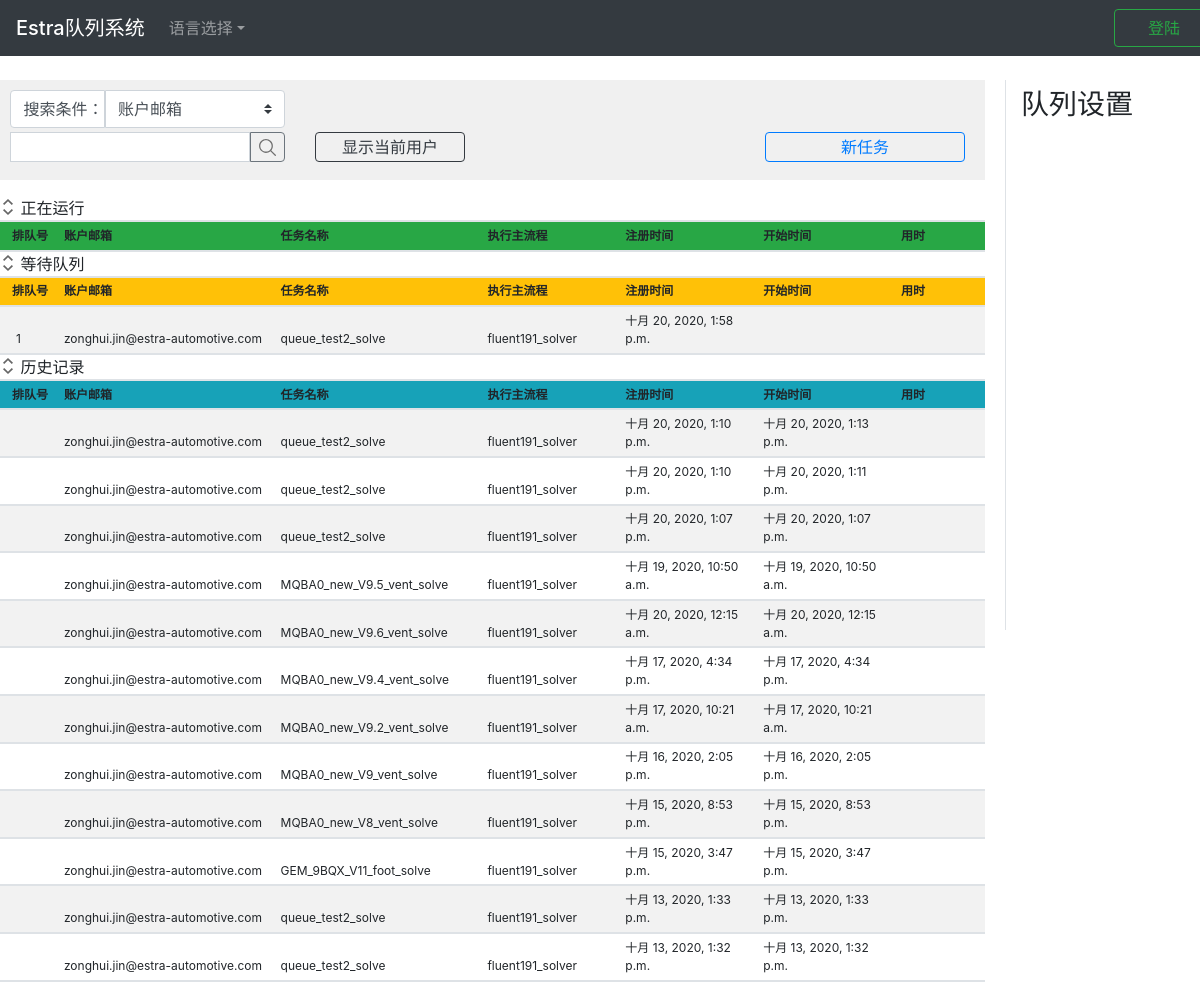
The app's page /, older data.
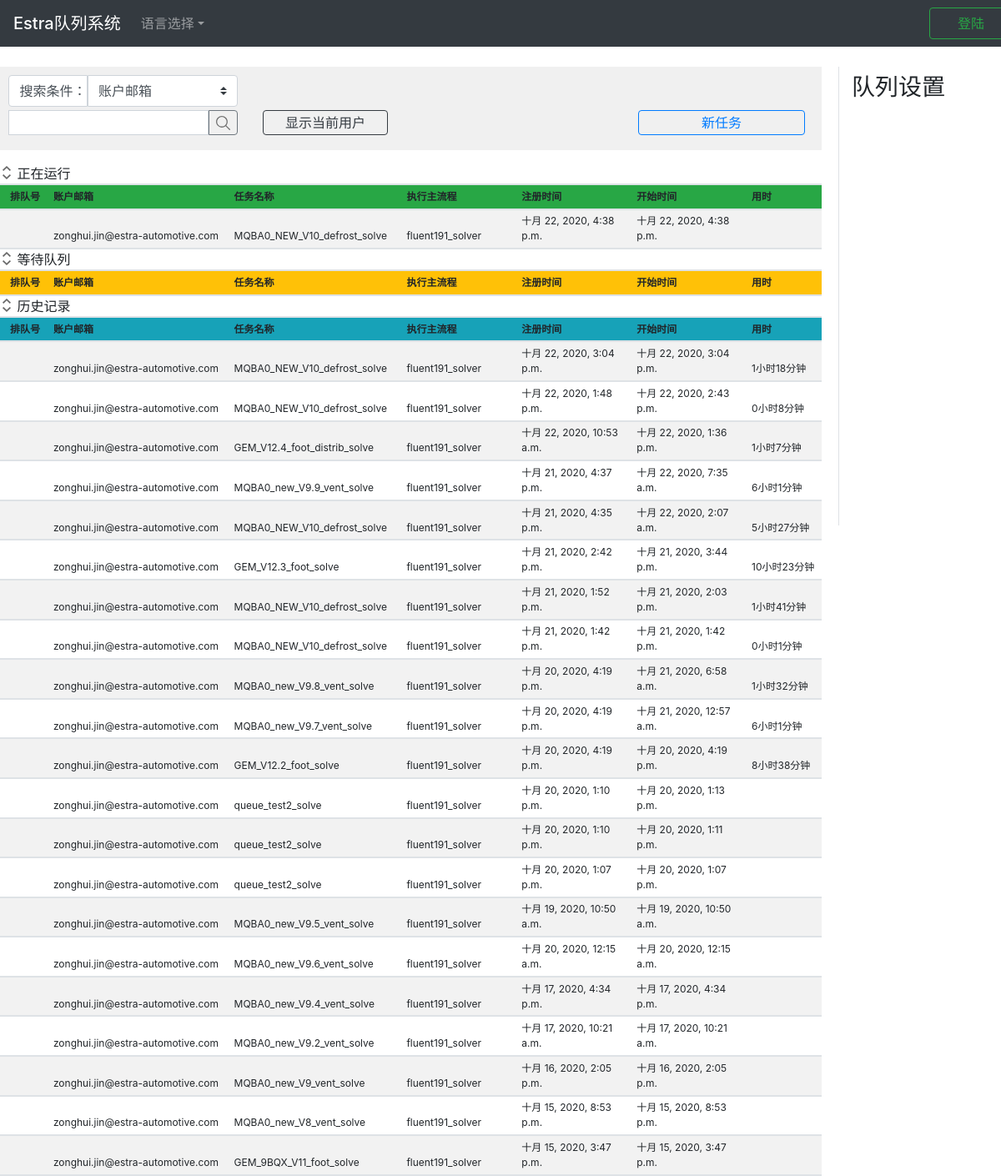
The same page, newer data.
### app_queue/models.py (models this page shows, shortened)
class WaitList(models.Model):
    objects = models.Manager()                  # for reminder purpose
    id = models.AutoField('ID', primary_key=True)
    order_id = models.IntegerField('队列ID', unique=False)
    account_email = models.EmailField('账户邮箱', )
    sender_address = models.CharField('请求者地址', max_length=64)
    exec_app = models.CharField('执行主流程', max_length=128)
    mission_name = models.CharField('任务名称', max_length=64)
    mission_data = models.TextField('任务详情', )
    register_time = models.DateTimeField('注册时间', auto_now_add=True)
    start_time = models.CharField('开始时间', blank=True, default='', max_length=64)
    used_time = models.CharField('用时', max_length=64, blank=True, default='')
    def short_mission_data(self):
        """
        if the mission data is too long, it will only show 30 bytes.
        :return:
        """
        if len(str(self.mission_data)) > 30:
            return '{}...'.format(str(self.mission_data)[0:29])
        else:
            return str(self.mission_data)
    short_mission_data.allow_tags = True
    short_mission_data.short_description = '任务详情'
    class Meta:
        ordering = ["order_id"]
        verbose_name = "等待队列"
        verbose_name_plural = "等待队列"

class HistoryList(models.Model):
    objects = models.Manager()
    id = models.AutoField('ID', primary_key=True)
    order_id = models.CharField('队列ID', blank=True, default='', max_length=16)
    account_email = models.EmailField('账户邮箱', )
    sender_address = models.CharField('请求者地址', max_length=64)
    exec_app = models.CharField('执行主流程', max_length=128)
    mission_name = models.CharField('任务名称', max_length=64)
    mission_data = models.TextField('任务详情', )
    register_time = models.DateTimeField('注册时间')
    start_time = models.DateTimeField('开始时间')
    used_time = models.CharField('用时', max_length=64)
    def short_mission_data(self):
        if len(str(self.mission_data)) > 30:
            return '{}...'.format(str(self.mission_data)[0:29])
        else:
            return str(self.mission_data)
    short_mission_data.allow_tags = True
    short_mission_data.short_description = '任务详情'
    class Meta:
        ordering = ["-id"]
        verbose_name = "历史记录队列"
        verbose_name_plural = "历史记录队列"

class RunningList(models.Model):
    objects = models.Manager()
    id = models.AutoField('ID', primary_key=True)
    order_id = models.CharField('队列ID', blank=True, default='', max_length=16)
    account_email = models.EmailField('账户邮箱', )
    sender_address = models.CharField('请求者地址', max_length=64)
    exec_app = models.CharField('执行主流程', max_length=128)
    mission_name = models.CharField('任务名称', max_length=64)
    mission_data = models.TextField('任务详情', )
    register_time = models.DateTimeField('注册时间')
    start_time = models.DateTimeField('开始时间', auto_now_add=True)
    used_time = models.CharField('用时', max_length=64, blank=True, default='')
    def short_mission_data(self):
        if len(str(self.mission_data)) > 30:
            return '{}...'.format(str(self.mission_data)[0:29])
        else:
            return str(self.mission_data)
    short_mission_data.allow_tags = True
    short_mission_data.short_description = '任务详情'
    class Meta:
        ordering = ["start_time"]
        verbose_name = "正在计算队列"
        verbose_name_plural = "正在计算队列"

### app_queue/views.py (the view)
# urls.py: path(r'', views.index),
def index(request):
    user_name = request.session.get('user_name')
    user_name_short = ''
    user_auth = request.session.get('authorization')
    is_login = False
    if user_name:
        print('user %s already logged in' % user_name)
        is_login = True
        user_name_short = user_name.split('.')[0]
    main_apps = os.listdir('server_app')
    extend_apps_dict = {}
    for i, app in enumerate(main_apps):
        extend_apps_list = []
        file_list = os.listdir('server_app/%s' % app)
        for file in file_list:
            if file.startswith('extend_'):
                app_name = file.replace('extend_', '')
                extend_apps_list.append(app_name)
        extend_apps_dict[app] = extend_apps_list
    parameters = {
        'error_info': '',
        'user_name_short': user_name_short,
        'user_name': user_name,
        'user_auth': user_auth,
        'is_login': is_login,
        'queue_pause': queue_pause[0],
        'main_apps': main_apps,
        'extend_apps_dict': extend_apps_dict,
    }
    for list_name, obj in list_obj.items():
        missions = obj.all()
        mission_number = missions.count()
        if mission_number > 20:
            missions = missions[:21]
        parameters[list_name] = missions
    return render(request, 'index.html', parameters)

### app_queue/templates/index.html (shortened to what this page needs)
{% extends 'base.html' %}
{% load static %}
{% block css %}
<link href="{% static 'css/index2.css' %}" rel="stylesheet"/>{% endblock %}
{% block login_info %}
    {% if is_login == True %}
        <div class="text-whit text-success btn user_info">Welcome {{user_name_short}}</div>
        <a id="btn_logout" href="/logout"
           class="btn btn-outline-success btn_sign_up">注销
        </a>
    {% else %}
        <button type="button" id="btn_login" data-toggle="modal" data-target="#modal_login"
                class="btn btn-outline-success btn_sign_up">登陆
        </button>
    {% endif %}
{% endblock %}
{% block content %}
<div class="block_content_left ">
    <div class="block_control">
        <div class="input-group-prepend">
            <div class="search_tip">搜索条件：</div>
            <div class="">
                <select class="custom-select select_condition" id="search_condition">
                    <option selected value="2">账户邮箱</option>
                </select>
            </div>
        </div>
        <div class="input-group mb-3 mt-1">
            <input type="text" class="form-control input_search" id="input_search_key">
            <button class="btn btn-outline-secondary btn_search " type="button" id="btn_search"></button>
            <button type="button" class="btn btn-outline-dark btn_filter_user"
            {% if is_login == True %}
                id="btn_filter_user"
            {% else %}
                id="btn_filter_user_false"
            {% endif %}
            >显示当前用户
            </button>
            <button type="button" class="btn btn-outline-primary btn_add"
            {% if is_login == True %}
                id="btn_add_mission"
            {% else %}
                id="btn_add_mission_false"
            {% endif %}
            >新任务
            </button>
        </div>
    </div>
    <div class="block_table table-hover table-striped table-sm mt-3" id="area_3tables">
        <div class="margin_bottom">
            <button class="btn_collapse" type="button" data-toggle="collapse"
                    data-target="#collapse_table1"
                    aria-expanded="false" aria-controls="collapse_table1">
            </button>
            正在运行
        </div>
        <div id="collapse_table1" class="collapse show">
            <table class="" id="table_running">
                <thead class="bg-success">
                <tr>
                    <th class="item1">排队号</th>
                    <th class="item2">账户邮箱</th>
                    <th class="item3">任务名称</th>
                    <th class="item4">执行主流程</th>
                    <th class="item5">注册时间</th>
                    <th class="item6">开始时间</th>
                    <th class="item7">用时</th>
                </tr>
                </thead>
                <tbody>
                {% for mission in running_list%}
                <tr>
                    <td class="item1_td"></td>
                    <td>{{mission.account_email}}</td>
                    <td>{{mission.mission_name}}</td>
                    <td>{{mission.exec_app}}</td>
                    <td>{{mission.register_time}}</td>
                    <td>{{mission.start_time}}</td>
                    <td></td>
                </tr>
                {% endfor %}
                </tbody>
            </table>
        </div>
        <div class="margin_bottom">
            <button class="btn_collapse" type="button" data-toggle="collapse"
                    data-target="#collapse_table2"
                    aria-expanded="false" aria-controls="collapse_table2">
            </button>
            等待队列
        </div>
        <div id="collapse_table2" class="collapse show">
            <table class="" id="table_waiting">
                <thead class="bg-warning">
                <tr>
                    <th class="item1">排队号</th>
                    <th class="item2">账户邮箱</th>
                    <th class="item3">任务名称</th>
                    <th class="item4">执行主流程</th>
                    <th class="item5">注册时间</th>
                    <th class="item6">开始时间</th>
                    <th class="item7">用时</th>
                </tr>
                </thead>
                <tbody>
                {% for mission in waiting_list %}
                    <tr>
                        <td class="item1_td">{{mission.order_id}}</td>
                        <td>{{mission.account_email}}</td>
                        <td>{{mission.mission_name}}</td>
                        <td>{{mission.exec_app}}</td>
                        <td>{{mission.register_time}}</td>
                        <td>{{mission.start_time}}</td>
                        <td class="{{mission.account_email}}">
                        </td>
                    </tr>
                {% endfor %}
                </tbody>
            </table>
        </div>
        <div class="margin_bottom">
            <button class="btn_collapse" type="button" data-toggle="collapse"
                    data-target="#collapse_table3"
                    aria-expanded="false" aria-controls="collapse_table3">
            </button>
            历史记录
        </div>
        <div id="collapse_table3" class="collapse show">
            <table class="" id="table_history">
                <thead class="bg-info">
                <tr>
                    <th class="item1">排队号</th>
                    <th class="item2">账户邮箱</th>
                    <th class="item3">任务名称</th>
                    <th class="item4">执行主流程</th>
                    <th class="item5">注册时间</th>
                    <th class="item6">开始时间</th>
                    <th class="item7">用时</th>
                </tr>
                </thead>
                <tbody>
                {% for mission in history_list %}
                <tr>
                    <td></td>
                    <td>{{mission.account_email}}</td>
                    <td>{{mission.mission_name}}</td>
                    <td>{{mission.exec_app}}</td>
                    <td>{{mission.register_time}}</td>
                    <td>{{mission.start_time}}</td>
                    <td>{{mission.used_time}}</td>
                </tr>
                {% endfor %}
                </tbody>
            </table>
        </div>
    </div>
</div>
<div class="block_additional">
    <div class="fix_aside">
        <ul class="">
            <li><h3 class="mt-2 ">队列设置</h3></li>
        </ul>
    </div>
</div>
{% endblock content %}

### templates/base.html (shortened to what this page needs)
<!doctype html>
{% load static %}
<html lang="en">
<head>
    <link rel="stylesheet" href="https://cdn.jsdelivr.net/npm/bootstrap@4.5.0/dist/css/bootstrap.min.css"
>
    <link rel="stylesheet" href="{%static 'css/base.css'%}">
    {% block css %}{% endblock %}
</head>
<body>
<div class=" bg-dark fixed-top">
    <nav class="navbar navbar-expand-lg navbar-dark nav_content">
        <a class="navbar-brand mb-0 h1" href="/">Estra队列系统</a>
        <div class="collapse navbar-collapse" id="navbarSupportedContent">
            <ul class="navbar-nav mr-auto">
                <li class="nav-item dropdown">
                    <a class="nav-link dropdown-toggle" href="#" id="navbarDropdown" role="button"
                       data-toggle="dropdown"
                       aria-haspopup="true" aria-expanded="false">语言选择</a>
                </li>
            </ul>
            {% block login_info %}
            {% endblock %}
        </div>
    </nav>
</div>
<div class="block_content">
{% block content %}
{% endblock%}
</div>
</body>
</html>

### static/css/base.css (style rules this page uses)
.nav_content { width: 1230px; margin: 0px auto; }
.block_content { position: relative; top: 75px; width: 1200px; margin: 5px auto; }

### static/css/index2.css (style rules this page uses)
.btn_sign_up { width: 100px; }
.search_tip { display: inline-block; font-weight: 400; text-align: center; vertical-align: middle; user-select: none; color:#495057; background-color: #ffffff; border: 1px solid transparent; border-color: #ced4da; border-radius: 0.25rem 0 0 0.25rem; padding: .375rem 0rem .375rem .75rem; width: 95px; }
.select_condition { width: 180px; border-radius: 0 0.25rem 0.25rem 0; }
.block_content_left { float:left; width: 1000px; }
.block_control { height: 100px; margin-right: 15px; padding: 10px; background-color: #F0F0F0; }
.block_control .input_search { flex: none; width: 240px; height: 30px; padding: 0.1rem 0.75rem; }
.block_control .btn_search { width: 35px; height: 30px; padding: 0.1rem 0.75rem; background-image: url('../icon/search.svg'); background-position:center; background-size: 50%; background-repeat: no-repeat; border-radius: 0px 0.25rem 0.25rem 0px; }
.block_control .btn_filter_user { margin-left: 30px; width: 150px; padding: 0.1rem 0.75rem; }
.block_control .btn_add { margin-left: 300px; width: 200px; padding: 0.1rem 0.75rem; }
.block_table { margin-right: 15px; }
.block_table table { width: 100%; color: #212529; }
.block_table .btn_collapse { width: 1rem; height: 1rem; border: 0px; background-color: #ffffff; background-image: url('../icon/expand.svg'); background-size: 100% 100%; background-repeat: no-repeat; }
.block_table .margin_bottom { border-bottom:2px solid #dee2e6; }
.block_table thead, th, td { vertical-align: bottom; font-size: 0.75rem; border-bottom:2px solid #dee2e6; }
.block_table .item1_td { padding-left: 1rem; width: 6%; }
.block_table .item1 { padding-left: 0.75rem; width: 6%; }
.block_table .item2 { width: 22%; }
.block_table .item3 { width: 21%; }
.block_table .item4 { width: 14%; }
.block_table .item5 { width: 14%; }
.block_table .item6 { width: 14%; }
.block_table .item7 { width: 9%; }
.block_additional { float: left; width: 195px; margin-left: 5px; }
.block_additional .fix_aside { position: fixed; height: 550px; width: 195px; z-index: 99; padding-left: 15px; border-left:1px solid #dee2e6; }
.block_additional .fix_aside ul { list-style-type: none; padding-left: 0px; }
.block_additional .fix_aside ul h3 { padding: 0rem; }

Row changes from the older to the newer data that the page shows:
removed WaitList: order_id "1", account_email "zonghui.jin@estra-automotive.com", mission_name "queue_test2_solve", exec_app "fluent191_solver", register_time "十月 20, 2020, 1:58 p.m."
no longer on this page (row unchanged): HistoryList: account_email "zonghui.jin@estra-automotive.com", mission_name "queue_test2_solve", exec_app "fluent191_solver", register_time "十月 13, 2020, 1:33 p.m.", start_time "十月 13, 2020, 1:33 p.m."
no longer on this page (row unchanged): HistoryList: account_email "zonghui.jin@estra-automotive.com", mission_name "queue_test2_solve", exec_app "fluent191_solver", register_time "十月 13, 2020, 1:32 p.m.", start_time "十月 13, 2020, 1:32 p.m."
added RunningList: account_email "zonghui.jin@estra-automotive.com", mission_name "MQBA0_NEW_V10_defrost_solve", exec_app "fluent191_solver", register_time "十月 22, 2020, 4:38 p.m.", start_time "十月 22, 2020, 4:38 p.m."
added HistoryList: account_email "zonghui.jin@estra-automotive.com", mission_name "MQBA0_NEW_V10_defrost_solve", exec_app "fluent191_solver", register_time "十月 22, 2020, 3:04 p.m.", start_time "十月 22, 2020, 3:04 p.m.", used_time "1小时18分钟"
added HistoryList: account_email "zonghui.jin@estra-automotive.com", mission_name "MQBA0_NEW_V10_defrost_solve", exec_app "fluent191_solver", register_time "十月 22, 2020, 1:48 p.m.", start_time "十月 22, 2020, 2:43 p.m.", used_time "0小时8分钟"
added HistoryList: account_email "zonghui.jin@estra-automotive.com", mission_name "GEM_V12.4_foot_distrib_solve", exec_app "fluent191_solver", register_time "十月 22, 2020, 10:53 a.m.", start_time "十月 22, 2020, 1:36 p.m.", used_time "1小时7分钟"
added HistoryList: account_email "zonghui.jin@estra-automotive.com", mission_name "MQBA0_new_V9.9_vent_solve", exec_app "fluent191_solver", register_time "十月 21, 2020, 4:37 p.m.", start_time "十月 22, 2020, 7:35 a.m.", used_time "6小时1分钟"
added HistoryList: account_email "zonghui.jin@estra-automotive.com", mission_name "MQBA0_NEW_V10_defrost_solve", exec_app "fluent191_solver", register_time "十月 21, 2020, 4:35 p.m.", start_time "十月 22, 2020, 2:07 a.m.", used_time "5小时27分钟"
added HistoryList: account_email "zonghui.jin@estra-automotive.com", mission_name "GEM_V12.3_foot_solve", exec_app "fluent191_solver", register_time "十月 21, 2020, 2:42 p.m.", start_time "十月 21, 2020, 3:44 p.m.", used_time "10小时23分钟"
added HistoryList: account_email "zonghui.jin@estra-automotive.com", mission_name "MQBA0_NEW_V10_defrost_solve", exec_app "fluent191_solver", register_time "十月 21, 2020, 1:52 p.m.", start_time "十月 21, 2020, 2:03 p.m.", used_time "1小时41分钟"
added HistoryList: account_email "zonghui.jin@estra-automotive.com", mission_name "MQBA0_NEW_V10_defrost_solve", exec_app "fluent191_solver", register_time "十月 21, 2020, 1:42 p.m.", start_time "十月 21, 2020, 1:42 p.m.", used_time "0小时1分钟"
added HistoryList: account_email "zonghui.jin@estra-automotive.com", mission_name "MQBA0_new_V9.8_vent_solve", exec_app "fluent191_solver", register_time "十月 20, 2020, 4:19 p.m.", start_time "十月 21, 2020, 6:58 a.m.", used_time "1小时32分钟"
added HistoryList: account_email "zonghui.jin@estra-automotive.com", mission_name "MQBA0_new_V9.7_vent_solve", exec_app "fluent191_solver", register_time "十月 20, 2020, 4:19 p.m.", start_time "十月 21, 2020, 12:57 a.m.", used_time "6小时1分钟"
added HistoryList: account_email "zonghui.jin@estra-automotive.com", mission_name "GEM_V12.2_foot_solve", exec_app "fluent191_solver", register_time "十月 20, 2020, 4:19 p.m.", start_time "十月 20, 2020, 4:19 p.m.", used_time "8小时38分钟"
